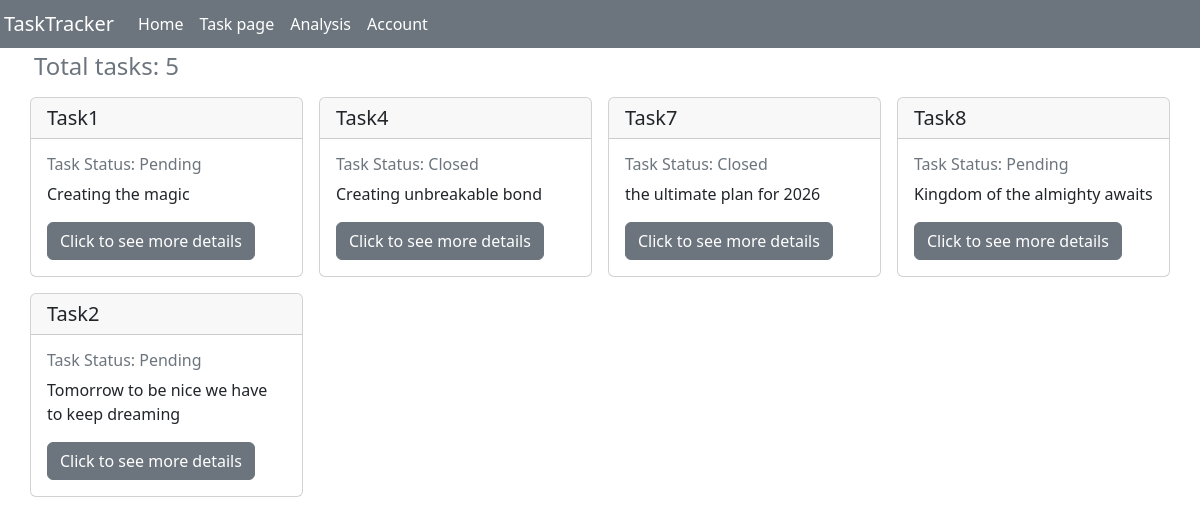
Before: /home/ with the older database file.
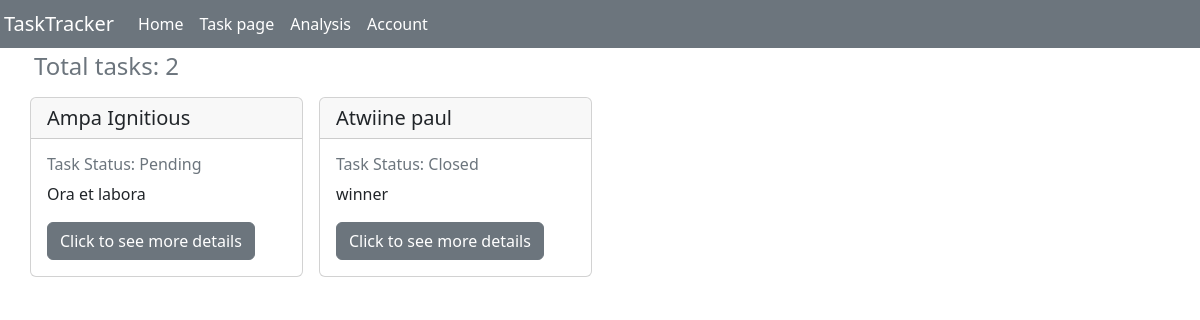
After: the same page with the newer database file.
### tasks/models.py (models this page shows, shortened)
class Task(models.Model):
    status_choices=[
        ('Pending','Pending'),
        ('Closed','Closed')
    ]
    name = models.CharField(max_length=50)
    description=models.TextField(max_length=300)
    created_at =models.DateTimeField(auto_now_add=True)
    task_status=models.CharField(
        choices=status_choices,
        default='Pending'
    )

### tasks/views.py (the view)
# urls.py: path('home/', views.home, name="homepage"),
def home(request):
    alltasks = Task.objects.all()
    total =Task.objects.count()
    alldatacontext={"alltasks":alltasks,
         "total":total
        }
    return render(request, 'tasks/home.html', alldatacontext)

### tasks/templates/tasks/home.html (shortened to what this page needs)
{% extends "tasks/base.html"%} {% block content%}
<div class="row">
  <div class="row">
    <h4 class="text-secondary">Total tasks: {{total}}</h4>
  </div>
   {% for data in alltasks %}
  <div class="col-md-3 p-2">
    <div class="card">
      <h5 class="card-header">{{data.name}}</h5>
      <div class="card-body">
        <h6 class="card-title text-secondary">
          Task Status: {{data.task_status}}
        </h6>
        <p class="card-text">{{ data.description }}</p>
        <a href="{% url 'detailpage' data.id%}" class="btn btn-secondary"
          >Click to see more details</a
        >
      </div>
    </div>
  </div>
{% endfor %}
</div>
{% endblock %}

### tasks/templates/tasks/base.html (shortened to what this page needs)
<!doctype html>
<html lang="en">
  <head>
    <link href="https://cdn.jsdelivr.net/npm/bootstrap@5.3.8/dist/css/bootstrap.min.css" rel="stylesheet">
  </head>
  <body>
    {% include "tasks/navbar.html"%}
    <div class="container p-1">
    {% block content%}
    {% endblock %}
    </div>
  </body>
</html>

### tasks/templates/tasks/navbar.html (shortened to what this page needs)
<nav class="navbar navbar-expand-lg navbar-light bg-secondary p-1">
  <a class="navbar-brand text-white" href="#">TaskTracker</a>
  <div class="collapse navbar-collapse" id="navbarNav">
    <ul class="navbar-nav">
      <li class="nav-item active">
        <a class="nav-link text-white" href="{% url 'homepage' %}">Home</a>
      </li>
      <li class="nav-item">
        <a class="nav-link text-white" href="{% url 'taskpage'%}">Task page</a>
      </li>
      <li class="nav-item">
        <a class="nav-link text-white" href="#">Analysis</a>
      </li>
      <li class="nav-item ">
        <a class="nav-link text-white" href="#">Account</a>
      </li>
    </ul>
  </div>
</nav>

Changed rows visible on the page:
removed Task: name "Task1", task_status "Pending", description "Creating the magic"
removed Task: name "Task4", task_status "Closed", description "Creating unbreakable bond"
removed Task: name "Task7", task_status "Closed", description "the ultimate plan for 2026"
removed Task: name "Task8", task_status "Pending", description "Kingdom of the almighty awaits"
removed Task: name "Task2", task_status "Pending", description "Tomorrow to be nice we have to keep dreaming"
added Task: name "Ampa Ignitious", task_status "Pending", description "Ora et labora"
added Task: name "Atwiine paul", task_status "Closed", description "winner"
Other visible differences:
{{ total }}: "5" → "2"
